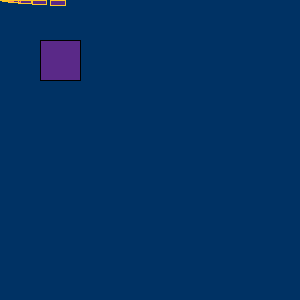
Frame 1 (no input)
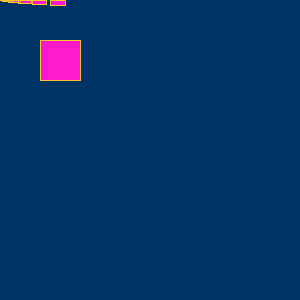
Frame 60 (the mouse pressed at the canvas centre just before this capture)
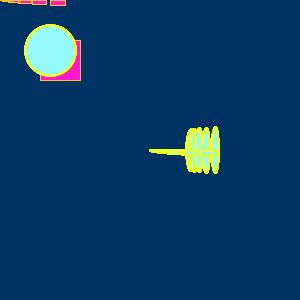
Frame 120 (the mouse held since frame 60 and released just before this capture)

The Processing sketch that drew these frames (run headless with seeded random() and noise(); from frame 60 on, the mouse is pressed at the canvas centre):

// Processing sketch: processing_164785
// ── processing_164785.pde

void setup() {
  size(300,300);
  fill(255, 40);
  background(0, 50, 100);
}

void draw() {
  if (mousePressed == true) {
    fill(150, 250, 250, 200);
    strokeWeight(2);
    stroke(240, 255, 30);
    ellipse(50, 50, 50, 50);
    
      for (int i = 0; i <6; i++) {
    ellipse(mouseX+40 + i*i, mouseY, TWO_PI, i+40);
  }
  } else {
    fill(255, 26, 200, 90);
    rect(40, 40, 40, 40);
    stroke(255, 200, 40);
  }
  for (int i = 0; i <6; i++) {
    rect(mouseX + i*i*2, mouseY, i+10, i);
  }
}
